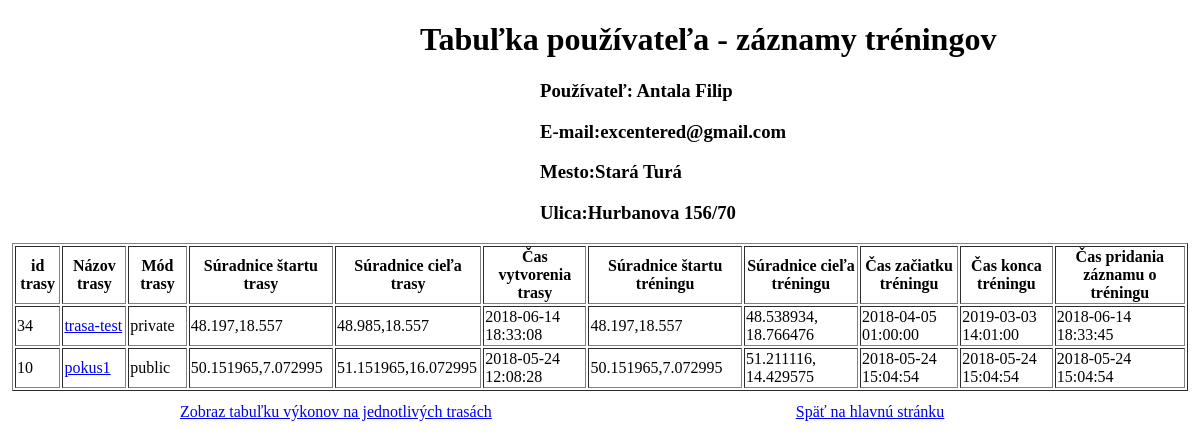
The app's page /userTabulka.php?trasy=excentered@gmail.com with its own data.
### tables this page shows
CREATE TABLE `User` (
  `id` int(11) NOT NULL,
  `priezvisko` varchar(40) DEFAULT NULL,
  `meno` varchar(40) DEFAULT NULL,
  `email` varchar(40) NOT NULL,
  `pass` varchar(200) NOT NULL,
  `type` int(11) NOT NULL,
  `valid` int(11) NOT NULL,
  `hash` varchar(200) DEFAULT NULL,
  `stredna` varchar(100) DEFAULT NULL,
  `stredna_adresa` varchar(100) DEFAULT NULL,
  `bydlisko_ulica` varchar(100) DEFAULT NULL,
  `psc` varchar(20) DEFAULT NULL,
  `bydlisko_obec` varchar(100) DEFAULT NULL
);

CREATE TABLE `cvicenie` (
  `id` bigint(20) UNSIGNED NOT NULL,
  `trasa_id` bigint(20) NOT NULL,
  `user_id` bigint(20) NOT NULL,
  `start` varchar(100) NOT NULL,
  `ciel` varchar(100) NOT NULL,
  `zaciatok` datetime NOT NULL,
  `koniec` datetime NOT NULL,
  `pridane` datetime NOT NULL DEFAULT CURRENT_TIMESTAMP
);

### userTabulka.php (the view, shortened to what this page needs)
<!DOCTYPE html>
<html lang="sk">
<html>
  <head>
  <link rel="stylesheet" type="text/css" href="styly.css">
  </head>
  <body>
     <h1>Tabuľka používateľa - záznamy tréningov</h1>
<?php
$servername = DB_HOSTNAME;
$username = DB_USERNAME;
$password = DB_PASSWORD;
$dbname = DB_DATABASE;
$conn = new mysqli($servername, $username, $password, $dbname);
$conn->set_charset("utf8");
 $userMail=$_GET['trasy'];
 $sql = "SELECT b.type, a.id, a.nazov, a.mod, a.start, a.ciel, a.vytvorene, c.start as zaciatokcvika, c.ciel as konieccvika, c.zaciatok, c.koniec, c. pridane from trasa a join  ".USER_TABLE." b on a.autor=b.id join cvicenie c on a.id=c.trasa_id where b.email=\"$userMail\"";
$result = $conn->query($sql);
 $IDs=array();
  $nazov=array();
  $Mods=array();
  $Mody=array();
       $Ciel=array();
        $Zaciatok=array();
        $Vytvorene=array();
    $Zaciatokcvika=array();
    $Cielcvika=array();
    $Caszaciatku=array();
   $Caskonca=array();
    $Pridane=array();
    $i=0;
  $sql1 = "SELECT meno, priezvisko, email,bydlisko_ulica,bydlisko_obec from  ".USER_TABLE." where email=\"$userMail\"";
    $result1 = $conn->query($sql1);
 $NAME="";
  $SURNAME="";
  $MAIL="";
  $BYDUL="";
  $BYDOB="";
      if ($result1->num_rows > 0) {
    while($row1= $result1->fetch_assoc()) {
     $NAME=$row1["meno"];
  $SURNAME=$row1["priezvisko"];
  $MAIL=$row1["email"];
  $BYDUL=$row1["bydlisko_ulica"];
  $BYDOB=$row1["bydlisko_obec"];
    }
   echo "<h3>Používateľ: $NAME $SURNAME</h3>";
  echo "<h3>E-mail:$MAIL </h3>";
  echo "<h3>Mesto:$BYDOB </h3>";
   echo "<h3>Ulica:$BYDUL </h3>";
echo "<table id=\"tabulka\" border=\"1\">";
 echo "<thead><tr><th>id trasy </th><th>Názov trasy</th>";
 echo "<th>Mód trasy</th><th>Súradnice štartu trasy</th><th> Súradnice cieľa trasy</th><th>Čas vytvorenia trasy</th><th>Súradnice štartu tréningu</th><th>Súradnice cieľa tréningu</th><th>Čas začiatku tréningu</th><th>Čas konca tréningu</th><th>Čas pridania záznamu o tréningu</th></tr> </thead>";
if ($result->num_rows > 0) {
    while($row = $result->fetch_assoc()) {
    $IDs[$i]=$row["id"];
        $nazov[$i]= $row["nazov"];
     $Mods[$i]=$row["mod"];
      if($Mods[$i]==1)
               $Mody[$i]="private";
         if($Mods[$i]==2)
               $Mody[$i]="public";
       $Ciel[$i]=$row["ciel"];
        $Zaciatok[$i]=$row["start"];
        $Vytvorene[$i]=$row["vytvorene"];
    $Zaciatokcvika[$i]=$row["zaciatokcvika"];
    $Cielcvika[$i]=$row["konieccvika"];
    $Caszaciatku[$i]=$row["zaciatok"];
   $Caskonca[$i]=$row["koniec"];
    $Pridane[$i]=$row["pridane"];
      echo "<tr><td>" .$IDs[$i]. "</td><td>" ."<a href=\"TrasyTabulka.php?cvicenie=$IDs[$i]\">$nazov[$i]</a>". "</td><td>" . $Mody[$i]."</td><td>" . $Zaciatok[$i]."</td><td>" . $Ciel[$i]. "</td><td>" . $Vytvorene[$i]."</td><td>" . $Zaciatokcvika[$i]."</td><td>" .  $Cielcvika[$i]. "</td><td>" . $Caszaciatku[$i]."</td><td>" .  $Caskonca[$i]. "</td><td>" .  $Pridane[$i]. "</td></tr>";
    $i=$i+1;
    }
      }
   } else {
    echo "<p> Na tejto trase niesu evidované žiadne tréningy";
}
echo "</table>";
 echo  "<a id=\"zobraz1\" href=\"VykonyTabulka.php?vykon=$userMail\">Zobraz tabuľku výkonov na jednotlivých trasách</a> ";
?>
  <a id="zobraz2" href="index.php">Späť na hlavnú stránku</a>
</body>
</html>

### styly.css (style rules this page uses)
html, body { height: 100%; margin: 0; padding: 0; }

### userTabulka.php (style rules this page uses)
#zobraz2 { margin-left:25%; }
#zobraz1 { margin-left:15%; }
#tabulka { margin:1%; }
h3 { margin-left:45%; }
h1 { margin-left:35%; }

### records on screen
user: meno "Antala", priezvisko "Filip", email "excentered@gmail.com", bydlisko_obec "Stará Turá", bydlisko_ulica "Hurbanova 156/70"
cvicenie: i "34", i "trasa-test", i "private", i "48.197,18.557", i "48.985,18.557", i "2018-06-14 18:33:08", i "48.538934, 18.766476", i "2018-04-05 01:00:00", i "2019-03-03 14:01:00", i "2018-06-14 18:33:45"
cvicenie: i "10", i "pokus1", i "public", i "50.151965,7.072995", i "51.151965,16.072995", i "2018-05-24 12:08:28", i "51.211116, 14.429575", i "2018-05-24 15:04:54"
